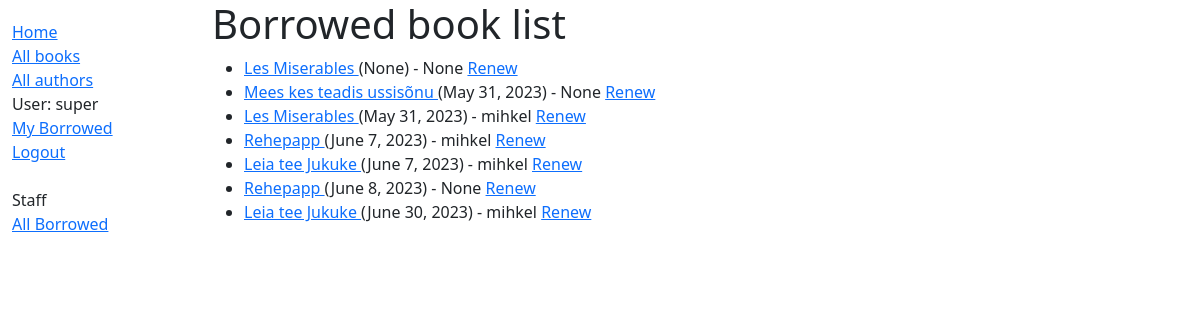
The page /catalog/allBorrowed (signed in) on the database its author committed.
### catalog/models.py (models this page shows, shortened)
class BookInstance(models.Model):
    id = models.UUIDField(primary_key=True, default=uuid.uuid4, help_text='Unique ID for this particular book across whole library')
    book = models.ForeignKey('Book', on_delete=models.RESTRICT, null=True)
    imprint = models.CharField(max_length=200)
    due_back = models.DateField(null=True, blank=True)
    borrower = models.ForeignKey(User, on_delete=models.SET_NULL, null = True, blank=True)
    LOAN_STATUS = (
        ('m', 'Maintenance'),
        ('o', 'On loan'),
        ('a', 'Available'),
        ('r', 'Reserved'),
    )
    status = models.CharField(
        max_length=1,
        choices=LOAN_STATUS,
        blank=True,
        default='m',
        help_text='Book availability',
    )
    class Meta:
        ordering = ['due_back']
        permissions = (("can_mark_returned", "Set book as returned"),)
    @property
    def is_overdue(self):
        return bool(self.due_back and date.today() > self.due_back)

class Book(models.Model):
    title = models.CharField(max_length=200)
    author = models.ForeignKey('Author', on_delete=models.SET_NULL, null=True)
    summary = models.TextField(max_length=1000, help_text='Enter a brief description of the book')
    isbn = models.CharField('ISBN', max_length=13, unique=True, help_text='13 Character <a href="https://www.isbn-international.org/content/what-isbn">ISBN number</a>')
    genre = models.ManyToManyField(Genre, help_text='Select a genre for this book')
    language = models.ForeignKey('Language', on_delete=models.SET_NULL, null=True)
    def __str__(self):
        return self.title
    def get_absolute_url(self):
        return reverse('book-detail', args=[str(self.id)])
    def display_genre(self):
        return ', '.join(genre.name for genre in self.genre.all()[:3])
    display_genre.short_description = 'Genre'

### catalog/views.py (the view)
# urls.py: path('allBorrowed' ,views.AllBorrowedListView.as_view(), name='all-borrowed'),
class AllBorrowedListView(LoginRequiredMixin, generic.ListView):
    template_name = 'catalog/all_borrowed_list.html'
    permission_required = ('catalog.can_mark_returned', 'catalog.can_edit')
    model = BookInstance
    def get_queryset(self):
        return(
            BookInstance.objects.filter(status__exact='o').order_by('due_back')
        )

### catalog/templates/catalog/all_borrowed_list.html
{% extends "base_generic.html" %}
{% block content %}
<h1>Borrowed book list</h1>
{% if bookinstance_list %}
<ul>
    {% for instance in bookinstance_list %}
    <li>
        <span><a href="{{ instance.book.get_absolute_url }}">{{ instance.book }} </a>
            <span class="{% if instance.is_overdue %}text-danger{% endif %}">
                ({{ instance.due_back }}) - {{instance.borrower}}</span>
                {% if user.is_staff %}
                    <a href="{% url 'renew-book-librarian' instance.id %}">Renew</a>
                {% endif %}
            </span>
        </li>
        {% endfor %}
    </ul>
{% else %}
  <p>There are no books borrowed.</p>
{% endif %}
{% endblock %}

### catalog/templates/base_generic.html (shortened to what this page needs)
<!DOCTYPE html>
<html lang="en">
  <head>
    <link
      href="https://cdn.jsdelivr.net/npm/bootstrap@5.1.3/dist/css/bootstrap.min.css"
      rel="stylesheet"
 />
    {% load static %}
    <link rel="stylesheet" href="{% static 'css/styles.css' %}" />
  </head>
  <body>
    <div class="container-fluid">
      <div class="row">
        <div class="col-sm-2">
          {% block sidebar %}
            <ul class="sidebar-nav">
              <li><a href="{% url 'index' %}">Home</a></li>
              <li><a href="{% url 'books' %}">All books</a></li>
              <li><a href="{% url 'authors' %}">All authors</a></li>
              {% if user.is_authenticated %}
              <li>User: {{ user.get_username }}</li>
              <li><a href="{% url 'my-borrowed' %}">My Borrowed</a></li>
              <li><a href="{% url 'logout' %}?next={{ request.path }}">Logout</a></li>
            {% else %}
              <li><a href="{% url 'login' %}?next={{ request.path }}">Login</a></li>
            {% endif %}
            <br>
            {% if user.is_staff %}
              <li>Staff</li>
              <li><a href="{% url 'all-borrowed' %}">All Borrowed</a></li>
            {% endif %}
            </ul>
          {% endblock %}
        </div>
        <div class="col-sm-10 ">{% block content %}{% endblock %}
        </div>
      </div>
    </div>
  </body>
</html>

### rows shown on the page
BookInstance: book "Les Miserables", due_back "None", borrower "None"
BookInstance: book "Mees kes teadis ussisõnu", due_back "May 31, 2023", borrower "None"
BookInstance: book "Les Miserables", due_back "May 31, 2023", borrower "mihkel"
BookInstance: book "Rehepapp", due_back "June 7, 2023", borrower "mihkel"
BookInstance: book "Leia tee Jukuke", due_back "June 7, 2023", borrower "mihkel"
BookInstance: book "Rehepapp", due_back "June 8, 2023", borrower "None"
BookInstance: book "Leia tee Jukuke", due_back "June 30, 2023", borrower "mihkel"

### other values the page prints
{{ user.get_username }} "super"
